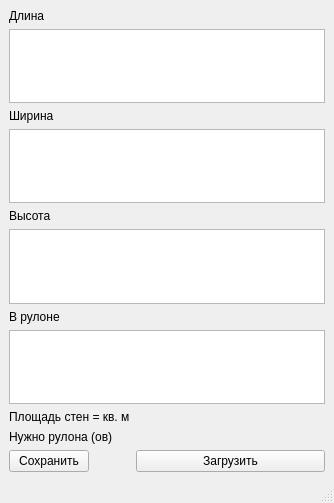
<?xml version="1.0" encoding="UTF-8"?>
<ui version="4.0">
 <class>MainWindow</class>
 <widget class="QMainWindow" name="MainWindow">
  <property name="geometry">
   <rect>
    <x>0</x>
    <y>0</y>
    <width>334</width>
    <height>503</height>
   </rect>
  </property>
  <property name="windowTitle">
   <string>MainWindow</string>
  </property>
  <widget class="QWidget" name="centralwidget">
   <layout class="QFormLayout" name="formLayout">
    <item row="0" column="0">
     <widget class="QLabel" name="labl_ength">
      <property name="text">
       <string>Длина</string>
      </property>
     </widget>
    </item>
    <item row="1" column="0" colspan="2">
     <widget class="QPlainTextEdit" name="text_length"/>
    </item>
    <item row="2" column="0">
     <widget class="QLabel" name="lab_width">
      <property name="text">
       <string>Ширина</string>
      </property>
     </widget>
    </item>
    <item row="3" column="0" colspan="2">
     <widget class="QPlainTextEdit" name="text_width"/>
    </item>
    <item row="4" column="0">
     <widget class="QLabel" name="lab_height">
      <property name="text">
       <string>Высота</string>
      </property>
     </widget>
    </item>
    <item row="5" column="0" colspan="2">
     <widget class="QPlainTextEdit" name="text_height"/>
    </item>
    <item row="6" column="0">
     <widget class="QLabel" name="lab_rul">
      <property name="text">
       <string>В рулоне</string>
      </property>
     </widget>
    </item>
    <item row="7" column="0" colspan="2">
     <widget class="QPlainTextEdit" name="text_rul"/>
    </item>
    <item row="8" column="0">
     <widget class="QLabel" name="lab_square">
      <property name="text">
       <string>Площадь стен = кв. м</string>
      </property>
     </widget>
    </item>
    <item row="9" column="0">
     <widget class="QLabel" name="lab_ruls">
      <property name="text">
       <string>Нужно рулона (ов)</string>
      </property>
     </widget>
    </item>
    <item row="10" column="0">
     <widget class="QPushButton" name="button_save">
      <property name="text">
       <string>Сохранить</string>
      </property>
     </widget>
    </item>
    <item row="10" column="1">
     <widget class="QPushButton" name="button_import">
      <property name="text">
       <string>Загрузить</string>
      </property>
     </widget>
    </item>
   </layout>
  </widget>
  <widget class="QStatusBar" name="statusbar"/>
 </widget>
 <resources/>
 <connections/>
</ui>
